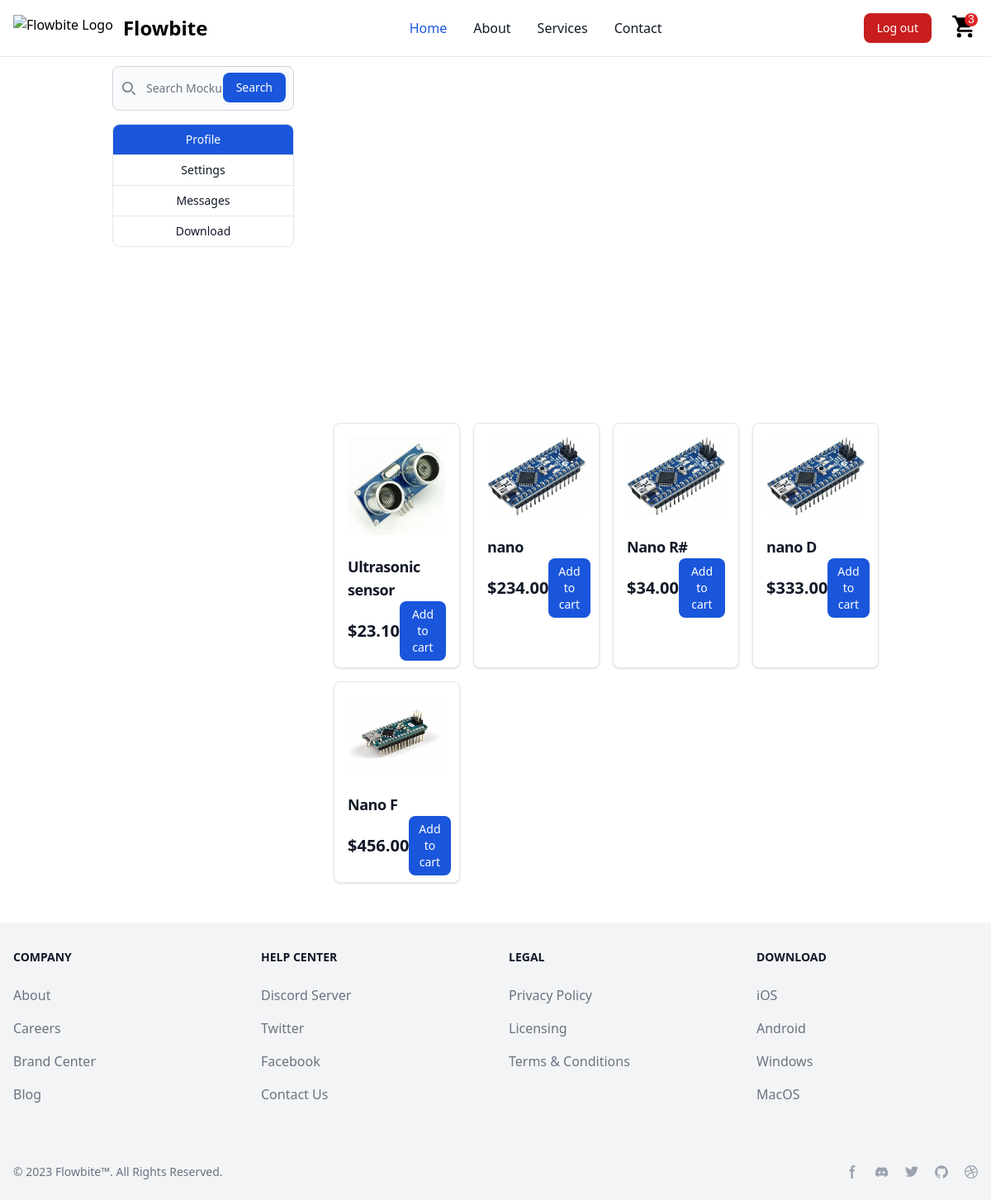
The app's page / (signed in) with its own data.
### store/models.py (models this page shows, shortened)
class Product(models.Model):
    name = models.CharField(max_length=200, null=True)
    price = models.DecimalField(max_digits=7, decimal_places=2)
    digital = models.BooleanField(default=False, null=True, blank=True)
    image = models.ImageField(null=True, blank=True)
    @property
    def imageURL(self):
        try:
            url = self.image.url
        except:
            url = ''
        return url

### store/views.py (the view)
# urls.py: path('', include('store.urls')),
def store(request):
    data = cartData(request)
    cartItems = data['cartItems']
    products = Product.objects.all()
    context = {'products': products, 'cartItems': cartItems}
    return render(request, 'store.html', context)

### store/models.py (called while the page is built)
    @property
    def get_cart_items(self):
        orderitems = self.orderitem_set.all()
        total = sum([item.quantity for item in orderitems])
        return total

### store/utils.py (called while the page is built)
def cartData(request):
    if request.user.is_authenticated:
        customer = request.user
        order, created = Order.objects.get_or_create(customer=customer, completed=False)
        items = order.orderitem_set.all()
        cartItems = order.get_cart_items
    else:
        cookieData = cookieCart(request)
        cartItems = cookieData['cartItems']
        order = cookieData['order']
        items = cookieData['items']
    return {'cartItems': cartItems, 'items': items, 'order': order}

### templates/store.html (shortened to what this page needs)
{% extends 'main.html' %}
{% load static %}
{% block content %}
<div class="flex flex-col lg:flex-row">
    <div class="lg:w-3/12 lg:mr-12">
        <form class="mb-4">
            <div class="relative">
                <div class="absolute inset-y-0 left-0 flex items-center pl-3 pointer-events-none">
                </div>
                <input type="search" id="default-search" class="block w-full p-4 pl-10 text-sm text-gray-900 border border-gray-300 rounded-lg bg-gray-50 focus:ring-blue-500 focus:border-blue-500 dark:bg-gray-700 dark:border-gray-600 dark:placeholder-gray-400 dark:text-white dark:focus:ring-blue-500 dark:focus:border-blue-500" placeholder="Search Mockups, Logos..." required>
                <button type="submit" class="text-white absolute right-2.5 bottom-2.5 bg-blue-700 hover:bg-blue-800 focus:ring-4 focus:outline-none focus:ring-blue-300 font-medium rounded-lg text-sm px-4 py-2 dark:bg-blue-600 dark:hover:bg-blue-700 dark:focus:ring-blue-800">Search</button>
            </div>
        </form>
        <div
            class="w-50 text-sm font-medium text-gray-900 bg-white border border-gray-200 rounded-lg dark:bg-gray-700 dark:border-gray-600 dark:text-white relative">
            <div class="relative group">
                <button aria-haspopup="true"
                    class="block w-full px-4 py-2 text-white bg-blue-700 border-b border-gray-200 rounded-t-lg cursor-pointer dark:bg-gray-800 dark:border-gray-600 dark:hover:bg-gray-600 dark:hover:text-white dark:focus:ring-gray-500 dark:focus:text-white">
                    Profile
                </button>
            </div>
            <div class="relative group">
                <button aria-haspopup="true"
                    class="block w-full px-4 py-2 border-b border-gray-200 cursor-pointer hover:bg-gray-100 hover:text-blue-700 focus:outline-none focus:ring-2 focus:ring-blue-700 focus:text-blue-700 dark:border-gray-600 dark:hover:bg-gray-600 dark:hover:text-white dark:focus:ring-gray-500 dark:focus:text-white">
                    Settings
                </button>
            </div>
            <div class="relative group">
                <button aria-haspopup="true"
                    class="block w-full px-4 py-2 border-b border-gray-200 cursor-pointer hover:bg-gray-100 hover:text-blue-700 focus:outline-none focus:ring-2 focus:ring-blue-700 focus:text-blue-700 dark:border-gray-600 dark:hover:bg-gray-600 dark:hover:text-white dark:focus:ring-gray-500 dark:focus:text-white">
                    Messages
                </button>
            </div>
            <div class="relative group">
                <button aria-haspopup="true"
                    class="block w-full px-4 py-2 rounded-b-lg cursor-pointer hover:bg-gray-100 hover:text-blue-700 focus:outline-none focus:ring-2 focus:ring-blue-700 focus:text-blue-700 dark:border-gray-600 dark:hover:bg-gray-600 dark:hover:text-white dark:focus:ring-gray-500 dark:focus:text-white">
                    Download
                </button>
            </div>
        </div>
    </div>
    <div class="lg:w-9/12">
        <div id="default-carousel" class="relative w-full" data-carousel="slide">
            <div class="relative h-56 lg:h-96 overflow-hidden rounded-lg md:h-96">
            </div>
            <div class="absolute z-30 flex space-x-3 -translate-x-1/2 bottom-5 left-1/2">
                <button type="button" class="w-3 h-3 rounded-full" aria-current="true" aria-label="Slide 1"
                    data-carousel-slide-to="0"></button>
                <button type="button" class="w-3 h-3 rounded-full" aria-current="false" aria-label="Slide 2"
                    data-carousel-slide-to="1"></button>
                <button type="button" class="w-3 h-3 rounded-full" aria-current="false" aria-label="Slide 3"
                    data-carousel-slide-to="2"></button>
                <button type="button" class="w-3 h-3 rounded-full" aria-current="false" aria-label="Slide 4"
                    data-carousel-slide-to="3"></button>
                <button type="button" class="w-3 h-3 rounded-full" aria-current="false" aria-label="Slide 5"
                    data-carousel-slide-to="4"></button>
            </div>
            <button type="button"
                class="absolute top-0 left-0 z-30 flex items-center justify-center h-full px-4 cursor-pointer group focus:outline-none"
                data-carousel-prev>
                <span
                    class="inline-flex items-center justify-center w-10 h-10 rounded-full bg-white/30 dark:bg-gray-800/30 group-hover:bg-white/50 dark:group-hover:bg-gray-800/60 group-focus:ring-4 group-focus:ring-white dark:group-focus:ring-gray-800/70 group-focus:outline-none">
                    <svg class="w-4 h-4 text-white dark:text-gray-800" aria-hidden="true"
                        xmlns="http://www.w3.org/2000/svg" fill="none" viewBox="0 0 6 10">
                        <path stroke="currentColor" stroke-linecap="round" stroke-linejoin="round" stroke-width="2"
                            d="M5 1 1 5l4 4" />
                    </svg>
                </span>
            </button>
            <button type="button"
                class="absolute top-0 right-0 z-30 flex items-center justify-center h-full px-4 cursor-pointer group focus:outline-none"
                data-carousel-next>
                <span
                    class="inline-flex items-center justify-center w-10 h-10 rounded-full bg-white/30 dark:bg-gray-800/30 group-hover:bg-white/50 dark:group-hover:bg-gray-800/60 group-focus:ring-4 group-focus:ring-white dark:group-focus:ring-gray-800/70 group-focus:outline-none">
                    <svg class="w-4 h-4 text-white dark:text-gray-800" aria-hidden="true"
                        xmlns="http://www.w3.org/2000/svg" fill="none" viewBox="0 0 6 10">
                        <path stroke="currentColor" stroke-linecap="round" stroke-linejoin="round" stroke-width="2"
                            d="m1 9 4-4-4-4" />
                    </svg>
                </span>
            </button>
        </div>
        <div class="grid grid-cols-1 sm:grid-cols-2 md:grid-cols-3 lg:grid-cols-4 gap-4 gap-x-4 mt-12">
            {% for product in products %}
            <div
                class="max-w-xs h-75 bg-white border border-gray-200 rounded-lg shadow dark:bg-gray-800 dark:border-gray-700">
                <a href="#">
                    <img class="p-4 rounded-t-lg max-h-45 mx-auto" src="{{product.imageURL}}" alt="product image" />
                </a>
                <div class="px-4 py-2">
                    <a href="#">
                        <h5 class="text-lg font-semibold tracking-tight text-gray-900 dark:text-white">
                            {{product.name}}
                        </h5>
                    </a>
                    <div class="flex items-center justify-between">
                        <span class="text-xl font-bold text-gray-900 dark:text-white">${{product.price}}</span>
                        <a data-product="{{product.id}}" data-action="add" href="#"
                            class="update-cart text-white bg-blue-700 hover:bg-blue-800 focus:ring-4 focus:outline-none focus:ring-blue-300 font-medium rounded-lg text-sm px-3 py-1.5 text-center dark:bg-blue-600 dark:hover:bg-blue-700 dark:focus:ring-blue-800">Add
                            to cart</a>
                    </div>
                </div>
            </div>
            {% endfor %}
        </div>
    </div>
</div>
{% endblock content %}

### records on screen
Product: imageURL (picture), name "Ultrasonic sensor", price "23.10"
Product: imageURL (picture), name "nano", price "234.00"
Product: imageURL (picture), name "Nano R#", price "34.00"
Product: imageURL (picture), name "nano D", price "333.00"
Product: imageURL (picture), name "Nano F", price "456.00"

### other values on screen
{{ cartItems }} "3"
